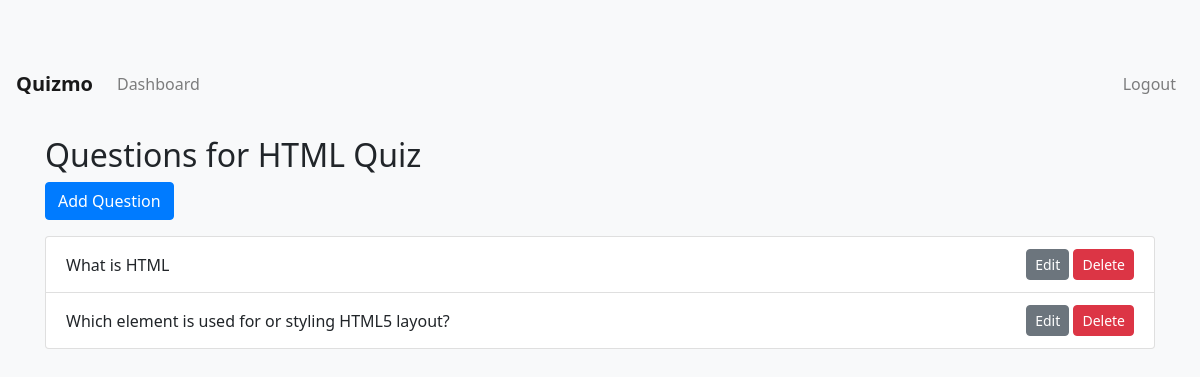
Page /question_list/1 (signed in) on the committed database.
### models.py (models this page shows)
class Chapter(db.Model):
    id = db.Column(db.Integer, primary_key=True)
    name = db.Column(db.String(150), nullable=False)
    description = db.Column(db.String(500), nullable=True)
    subject_id = db.Column(db.Integer, db.ForeignKey('subject.id'), nullable=False)
    subject = db.relationship('Subject', backref=db.backref('chapters', lazy=True))

class Question(db.Model):
    id = db.Column(db.Integer, primary_key=True)
    quiz_id = db.Column(db.Integer, db.ForeignKey('quiz.id'), nullable=False)
    question_statement = db.Column(db.String(500), nullable=False)
    option1 = db.Column(db.String(200), nullable=False)
    option2 = db.Column(db.String(200), nullable=False)
    option3 = db.Column(db.String(200), nullable=False)
    option4 = db.Column(db.String(200), nullable=False)
    correct_option = db.Column(db.Integer, nullable=False)
    quiz = db.relationship('Quiz', backref=db.backref('questions', lazy=True))

### app.py (the view)
@app.route('/question_list/<int:quiz_id>')
def question_list(quiz_id):
    if not is_admin():
        return redirect(url_for('login'))
    quiz = Quiz.query.get(quiz_id)
    questions = Question.query.filter_by(quiz_id=quiz_id).all()
    return render_template('question_list.html', quiz=quiz, questions=questions)

### app.py (called while the page is built)
def is_admin():
    if 'user_id' in session:
        user = User.query.get(session['user_id'])
        return user and user.is_admin
    return False

### templates/question_list.html
{% extends 'base.html' %}
{% block content %}
<h2>Questions for {{ quiz.chapter.name }} Quiz</h2>
<a href="{{ url_for('add_question', quiz_id=quiz.id) }}" class="btn btn-primary mb-3">Add Question</a>
<ul class="list-group">
    {% for question in questions %}
        <li class="list-group-item d-flex justify-content-between align-items-center">
            {{ question.question_statement }}
            <div>
                <a href="{{ url_for('edit_question', id=question.id) }}" class="btn btn-secondary btn-sm">Edit</a>
                <form action="{{ url_for('delete_question', id=question.id) }}" method="POST" style="display:inline;">
                    <button type="submit" class="btn btn-danger btn-sm">Delete</button>
                </form>
            </div>
        </li>
    {% endfor %}
</ul>
{% endblock %}

### static/css/style.css (style rules this page uses)
body { padding-top: 56px; background-color: #f8f9fa; font-family: 'Segoe UI', Tahoma, Geneva, Verdana, sans-serif; }
.btn { border-radius: 4px; }

### rows in the picture
Chapter: chapter.name "HTML"
Question: question_statement "What is HTML"
Question: question_statement "Which element is used for or styling HTML5 layout?"
